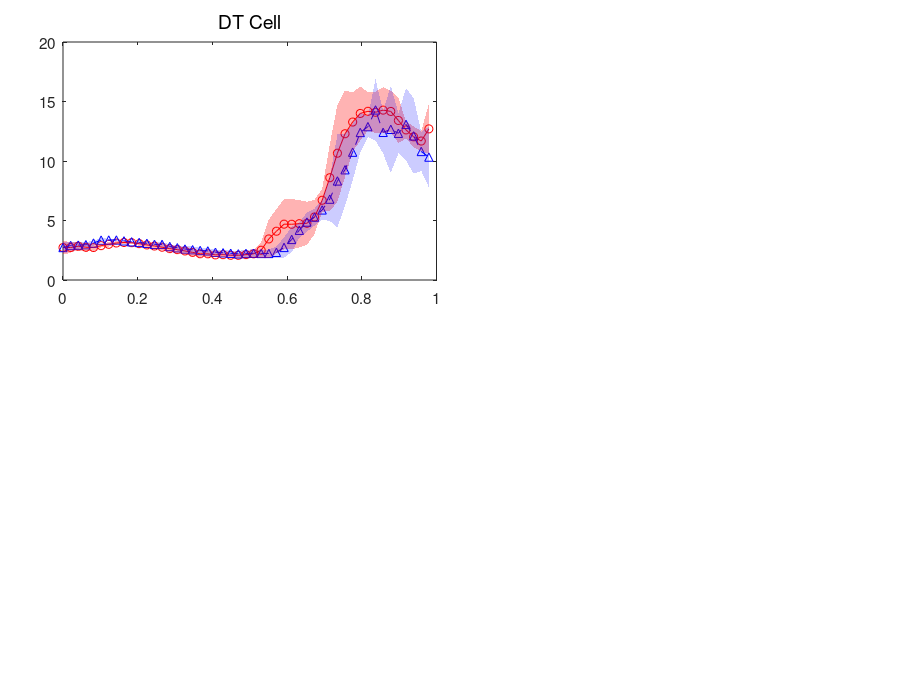

Reproduce this figure in MATLAB. (Note: this script raises an error after producing the figure.)

clear all 

load('avg_BoneData_lambda3.mat')
           
%celallcolor={'r-','b-','g-','m-','k-'};
mycolor={'r','b','g','m','c'};
lt={'.','*','x','+','s'};


% fcelallcolor={'ro-','bo-','go-','mo-','co-'};
% fnucallcolor={'r^--','b^--','g^--','m^--','c^--'};

fcelallcolor={'ro','bo','go','mo','co'};
fnucallcolor={'r^','b^','g^','m^','c^'};


fcelallcolor={'ro','ro','ro','ro','ro'};
fnucallcolor={'b^','b^','b^','b^','b^'};

  tname{1}={'wt', 'mut'};
            tname{2}={'wt', 'mut'};
            tname{3}={'wt', 'mut'};
            tname{4}={'wt' ,'mut'};
            %tname{3}={'Cell','Nuclei'};
            titlename={'DT Cell', 'PT Cell','DT Nuclei','PT Nuclei'};



profilesize=50;        
myinterval=linspace(0,1,profilesize);  
myinterval=myinterval(1:49);


h1=figure();
XL=0.07;XR=0.03;XGap=0.07;Row=2;
YT=0.06;YB=0.11;YGap=0.15;Col=2;
Width=(1-XL-XR-((Col-1)*XGap))/Col;
Height=(1-YT-YB-((Row-1)*YGap))/Row;
YPos=1-YT-Height; 

set(gcf, 'PaperSize', [9 7]);
set(gcf, 'PaperPosition', [0 0 9 7]);

for i=1:Row
    XPos=XL;
    for j=1:Col
        chro=j+(i-1)*Col;
        if chro<6
            marray=[XPos,YPos,Width,Height];
            subplot('Position',marray);
            bonetype=chro;
            
          

            if chro==1                
                    cel=data{1}.cel;
                    nuc=data{3}.cel;               
            end
            if chro==2   
                    cel=data{2}.cel;
                    nuc=data{4}.cel;
            end
            
            if chro==3              
                    cel=data{1}.nuc;
                    nuc=data{3}.nuc;               
            end
            if chro==4  
                    cel=data{2}.nuc;
                    nuc=data{4}.nuc;
            end
        
%             if chro==3 
%                   cel=data{5}.cel;
%                   nuc=data{5}.nuc; 
%             end

        celavg=mean(cel(1:profilesize-1,:),2);
        nucavg=mean(nuc(1:profilesize-1,:),2);
        
        celstd=(std(cel(1:profilesize-1,:)'))';
        nucstd=(std(nuc(1:profilesize-1,:)'))';
        
        p(1)=plot(myinterval,celavg,strcat(fcelallcolor{bonetype},'-'),'linewidth',0.2);
        legendarray2{1}=tname{bonetype};
        hold on 
      
        p(2)=plot(myinterval,nucavg,strcat(fnucallcolor{bonetype},'--'),'linewidth',0.2);
        legendarray2{2}=tname{bonetype};
        
        index = 1:profilesize-1; min_y1=celavg-celstd; max_y1=celavg+celstd;        
        x=myinterval;stacky2=(min_y1)';stacky1=(max_y1)';
        fillxx=x(index([1:end end:-1:1 1]));fillyy=[stacky1(index) stacky2(index(end:-1:1)) stacky1(1)];
        h=fill(fillxx,fillyy,'r','EdgeColor','none','facealpha',0.3);

        min_y2=nucavg-nucstd; max_y2=nucavg+nucstd;  
        stacky2=(min_y2)';stacky1=(max_y2)';
        fillxx=x(index([1:end end:-1:1 1]));fillyy=[stacky1(index) stacky2(index(end:-1:1)) stacky1(1)];
        h=fill(fillxx,fillyy,'b','EdgeColor','none','facealpha',0.2);

              
    
        
%         index=1:15;
%         [f,~]=fit(myinterval(index)',nucavg(index),g,'startpoint',[0.5,1,0.3,1000]);
%         plot(myinterval(index),f(myinterval(index)),strcat(mycolor{bonetype},'--'))
%         
%         [f,~]=fit(myinterval(index)',celavg(index),g,'startpoint',[0.1,1,0.3,1000]);
%         plot(myinterval(index),f(myinterval(index)),strcat(mycolor{bonetype},'-'))
        
%         index=21:39;
%         [f,~]=fit(myinterval(index)',nucavg(index),g,'startpoint',[10,5,100,1000])
%         plot(myinterval(index),f(myinterval(index)),'b.-')

            set(gca,'fontsize',11);
            if chro>2
                gap=[0,9];
               axis([0,1,gap(1), gap(2)]);
            elseif chro<=2
                gap=[0,20];
                axis([0,1,gap(1), gap(2)]);
            else
                axis([0,1,0.6,1])           
            end
            title(titlename{bonetype},'fontweight','normal','fontsize',14)
            
%             
%               
%                      ind=1:20;
%               [h,pR]=kstest2(celavg(ind),nucavg(ind)); stat= mes(celavg(ind),nucavg(ind),'hedgesg' );
%               text(0.01,0.98,strcat('p=',sprintf('%0.1e',pR)));
%               text(0.01,0.98-0.1*diff(gap),strcat('g=',sprintf('%0.3f',abs(stat.hedgesg))));
%               
%               ind2=21:34;
%               [h,pP]=kstest2(celavg(ind2),nucavg(ind2)); stat= mes(celavg(ind2),nucavg(ind2),'hedgesg' );
%               text(ind2(1)/50,0.98,strcat('p=',sprintf('%0.3f',pP)));
%               text(ind2(1)/50,0.98-0.1*diff(gap),strcat('g=',sprintf('%0.3f',abs(stat.hedgesg))));
%               
%               ind3=35:49;
%               [h,pH]=kstest2(celavg(ind3),nucavg(ind3));stat= mes(celavg(ind3),nucavg(ind3),'hedgesg' );
%               text(ind3(1)/50,0.98,strcat('p=',sprintf('%0.1e',pH)));
%               text(ind3(1)/50,0.98-0.1*diff(gap),strcat('g=',sprintf('%0.3f',abs(stat.hedgesg))));
% 
%               plot([ind2(1)/50,ind2(1)/50],[0,11],'k--');
%               plot([ind3(1)/50,ind3(1)/50],[0,11],'k--');
%                  
    
                  significant=[];
              for ii=1:45
                  ind2=ii:ii+4;
                  [h,pP]=ttest2(celavg(ind2),nucavg(ind2));
                  ankit(ii)=pP;
                  if pP<0.03
                      significant=[significant,ii];
                  end
              end    
              
              boundary=[significant(1)];
              for ii=2:length(significant)
                  if significant(ii)-significant(ii-1)~=1
                      boundary=[boundary,significant(ii-1),significant(ii)];
                  end
              end
              boundary=[boundary,significant(end)+4];
              
              value=0.95*gap(2);
              for ii=1:2:length(boundary)
                  %disp('bone');
                  ind2=boundary(ii):boundary(ii+1);
                  if length(ind2)>3
              [h,pR]=ttest2(celavg(ind2),nucavg(ind2)); stat= mes(celavg(ind2),nucavg(ind2),'hedgesg' );
              if pR<0.001
                  text(ind2(1)/50,value,strcat('p=',sprintf('%0.1e',pR)));
              else
                  text(ind2(1)/50,value,strcat('p=',sprintf('%0.3f',pR)));
              end
              
              [ind2(1), ind2(end), pR];

              text(ind2(1)/50,value-0.09*diff(gap),strcat('g=',sprintf('%0.3f',abs(stat.hedgesg))));
              plot([ind2(1)/50,ind2(1)/50],[0,110],'k:','linewidth',0.5);
              plot([ind2(end)/50,ind2(end)/50],[0,110],'k:','linewidth',0.5);
              %[ind2(1)/50,ind2(end)/50]
              %rectangle('Position',[ind2(1)/50,0, (ind2(end)-ind2(1))/50, 11 ],'FaceColor',[0 .5 .5],'EdgeColor','none','LineWidth',0.1,'facealpha',0.02);
              
              x=[ind2(1)/50,ind2(end)/50];index=[1,2];stacky1=[0,0];stacky2=[110,110];
              fillxx=x(index([1:end end:-1:1 1]));fillyy=[stacky1(index) stacky2(index(end:-1:1)) stacky1(1)];
              h=fill(fillxx,fillyy,'k','EdgeColor','none','facealpha',0.08);
     
                  end
              end
              
            
          

            ylabel('PC3 coefficient');
            xlabel('Bone long axis')
            legend(p,tname{bonetype},'location','southeast','fontsize',7);
            legend 'boxoff'; 
            %legend(q,legendarray,'location','northwest','fontsize',7);

        
    
      end
	XPos=XPos+Width+XGap;
    end
    YPos=YPos-YGap-Height;
end




saveas(h1,['LambdaCoeff_AverageProfile_3']);
saveas(h1,['LambdaCoeff_AverageProfile_3.png']);

% saveas(h1,['IndividualProfileSurfaceArea']);
% saveas(h1,['IndividualProfileSurfaceArea.png']);



